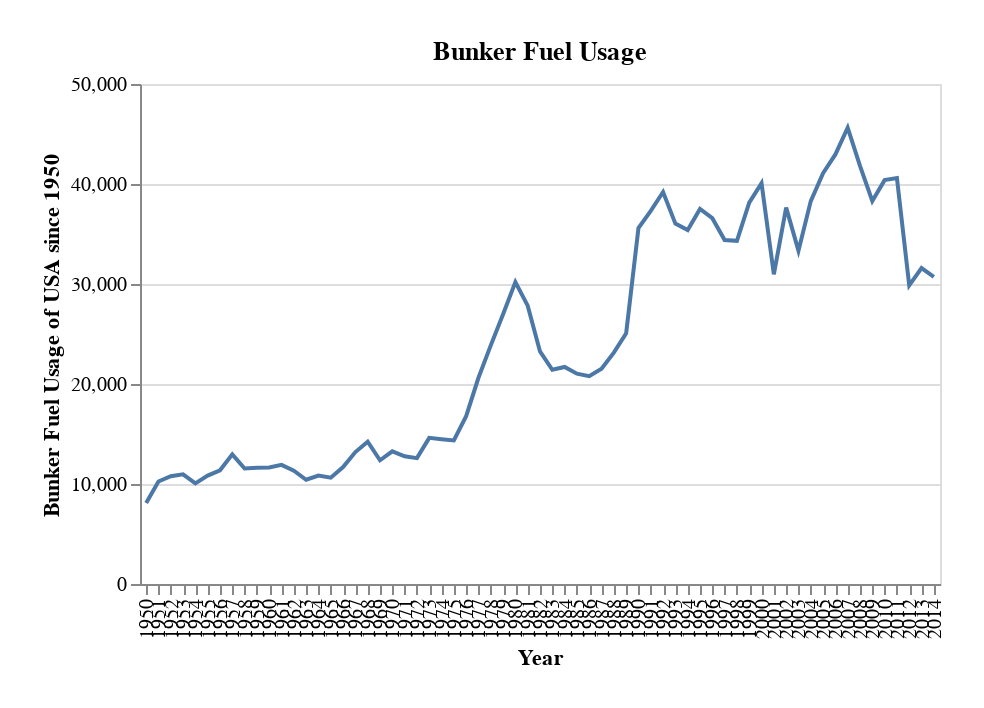

Notebook code for this chart:
### Code cell
getSingleSeriesGraph(df_2b, 'Bunker fuels (Not in Total):Q', 'Bunker Fuel Usage of USA since 1950', 'Bunker Fuel Usage')

### Figure 1 — Vega-Lite specification as saved in the notebook (floating-point values rounded to 4 significant figures)
{"config": {"view": {"continuousWidth": 400, "continuousHeight": 300}, "padding": {"left": 20, "top": 20, "right": 20, "bottom": 20}}, "data": {"name": "data-16c8ad985a26dba05265c5da9332a15b"}, "mark": "line", "encoding": {"x": {"type": "ordinal", "axis": {"title": "Year"}, "field": "Year"}, "y": {"type": "quantitative", "axis": {"title": "Bunker Fuel Usage of USA since 1950"}, "field": "Bunker fuels (Not in Total)"}}, "height": 250, "title": "Bunker Fuel Usage", "width": 400, "$schema": "https://vega.github.io/schema/vega-lite/v4.8.1.json", "datasets": {"data-16c8ad985a26dba05265c5da9332a15b": [{"Year": "1950", "Total": "692124", "Solid Fuel": "343131", "Liquid Fuel": "244760", "Gas Fuel": "87123", "Cement": "5341", "Gas Flaring": "11769", "Per Capita": "4.32", "Bunker fuels (Not in Total)": "8100"}, {"Year": "1951", "Total": "712983", "Solid Fuel": "330676", "Liquid Fuel": "262189", "Gas Fuel": "102677", "Cement": "5786", "Gas Flaring": "11654", "Per Capita": "4.39", "Bunker fuels (Not in Total)": "10253"}, {"Year": "1952", "Total": "694618", "Solid Fuel": "293170", "Liquid Fuel": "273190", "Gas Fuel": "109931", "Cement": "5860", "Gas Flaring": "12468", "Per Capita": "4.21", "Bunker fuels (Not in Total)": "10784"}, {"Year": "1953", "Total": "711175", "Solid Fuel": "290927", "Liquid Fuel": "286594", "Gas Fuel": "115541", "Cement": "6209", "Gas Flaring": "11905", "Per Capita": "4.24", "Bunker fuels (Not in Total)": "10973"}, {"Year": "1954", "Total": "677689", "Solid Fuel": "249303", "Liquid Fuel": "290178", "Gas Fuel": "121179", "Cement": "6398", "Gas Flaring": "10631", "Per Capita": "3.97", "Bunker fuels (Not in Total)": "10060"}, {"Year": "1955", "Total": "742828", "Solid Fuel": "280082", "Liquid Fuel": "313292", "Gas Fuel": "130784", "Cement": "7304", "Gas Flaring": "11366", "Per Capita": "4.28", "Bunker fuels (Not in Total)": "10842"}, {"Year": "1956", "Total": "778631", "Solid Fuel": "291582", "Liquid Fuel": "328544", "Gas Fuel": "138070", "Cement": "7735", "Gas Flaring": "12699", "Per Capita": "4.41", "Bunker fuels (Not in Total)": "11367"}, {"Year": "1957", "Total": "772001", "Solid Fuel": "279498", "Liquid Fuel": "325781", "Gas Fuel": "147556", "Cement": "7278", "Gas Flaring": "11888", "Per Capita": "4.3", "Bunker fuels (Not in Total)": "12961"}, {"Year": "1958", "Total": "748069", "Solid Fuel": "242452", "Liquid Fuel": "332982", "Gas Fuel": "155759", "Cement": "7570", "Gas Flaring": "9306", "Per Capita": "4.09", "Bunker fuels (Not in Total)": "11546"}, {"Year": "1959", "Total": "770642", "Solid Fuel": "248629", "Liquid Fuel": "343465", "Gas Fuel": "161902", "Cement": "8251", "Gas Flaring": "8394", "Per Capita": "4.15", "Bunker fuels (Not in Total)": "11623"}, {"Year": "1960", "Total": "788300", "Solid Fuel": "250536", "Liquid Fuel": "349790", "Gas Fuel": "171950", "Cement": "7750", "Gas Flaring": "8274", "Per Capita": "4.18", "Bunker fuels (Not in Total)": "11648"}, {"Year": "1961", "Total": "785521", "Solid Fuel": "242206", "Liquid Fuel": "354071", "Gas Fuel": "173694", "Cement": "7854", "Gas Flaring": "7696", "Per Capita": "4.1", "Bunker fuels (Not in Total)": "11918"}, {"Year": "1962", "Total": "814619", "Solid Fuel": "251315", "Liquid Fuel": "364287", "Gas Fuel": "184598", "Cement": "8163", "Gas Flaring": "6256", "Per Capita": "4.19", "Bunker fuels (Not in Total)": "11335"}, {"Year": "1963", "Total": "850622", "Solid Fuel": "269380", "Liquid Fuel": "370976", "Gas Fuel": "196085", "Cement": "8545", "Gas Flaring": "5636", "Per Capita": "4.31", "Bunker fuels (Not in Total)": "10425"}, {"Year": "1964", "Total": "887918", "Solid Fuel": "286347", "Liquid Fuel": "380436", "Gas Fuel": "207170", "Cement": "8939", "Gas Flaring": "5025", "Per Capita": "4.44", "Bunker fuels (Not in Total)": "10848"}, {"Year": "1965", "Total": "924713", "Solid Fuel": "297658", "Liquid Fuel": "399752", "Gas Fuel": "213593", "Cement": "9019", "Gas Flaring": "4691", "Per Capita": "4.57", "Bunker fuels (Not in Total)": "10627"}, {"Year": "1966", "Total": "971333", "Solid Fuel": "309148", "Liquid Fuel": "417484", "Gas Fuel": "229860", "Cement": "9319", "Gas Flaring": "5522", "Per Capita": "4.75", "Bunker fuels (Not in Total)": "11697"}, {"Year": "1967", "Total": "1007829", "Solid Fuel": "317426", "Liquid Fuel": "433732", "Gas Fuel": "240525", "Cement": "8945", "Gas Flaring": "7201", "Per Capita": "4.88", "Bunker fuels (Not in Total)": "13196"}, {"Year": "1968", "Total": "1044820", "Solid Fuel": "311027", "Liquid Fuel": "461087", "Gas Fuel": "255557", "Cement": "9557", "Gas Flaring": "7592", "Per Capita": "5.01", "Bunker fuels (Not in Total)": "14224"}, {"Year": "1969", "Total": "1097559", "Solid Fuel": "316048", "Liquid Fuel": "486252", "Gas Fuel": "277861", "Cement": "9670", "Gas Flaring": "7728", "Per Capita": "5.22", "Bunker fuels (Not in Total)": "12374"}, {"Year": "1970", "Total": "1180503", "Solid Fuel": "318802", "Liquid Fuel": "556245", "Gas Fuel": "289086", "Cement": "9206", "Gas Flaring": "7164", "Per Capita": "5.56", "Bunker fuels (Not in Total)": "13270"}, {"Year": "1971", "Total": "1188102", "Solid Fuel": "302240", "Liquid Fuel": "572409", "Gas Fuel": "299380", "Cement": "9909", "Gas Flaring": "4165", "Per Capita": "5.54", "Bunker fuels (Not in Total)": "12774"}, {"Year": "1972", "Total": "1244874", "Solid Fuel": "306998", "Liquid Fuel": "619316", "Gas Fuel": "304496", "Cement": "10432", "Gas Flaring": "3632", "Per Capita": "5.76", "Bunker fuels (Not in Total)": "12584"}, {"Year": "1973", "Total": "1300844", "Solid Fuel": "330391", "Liquid Fuel": "654881", "Gas Fuel": "301168", "Cement": "10805", "Gas Flaring": "3599", "Per Capita": "5.96", "Bunker fuels (Not in Total)": "14614"}, {"Year": "1974", "Total": "1254019", "Solid Fuel": "326496", "Liquid Fuel": "627704", "Gas Fuel": "287164", "Cement": "10226", "Gas Flaring": "2429", "Per Capita": "5.69", "Bunker fuels (Not in Total)": "14475"}, {"Year": "1975", "Total": "1201617", "Solid Fuel": "314200", "Liquid Fuel": "609917", "Gas Fuel": "266957", "Cement": "8602", "Gas Flaring": "1941", "Per Capita": "5.41", "Bunker fuels (Not in Total)": "14355"}, {"Year": "1976", "Total": "1258004", "Solid Fuel": "347823", "Liquid Fuel": "627574", "Gas Fuel": "271413", "Cement": "9191", "Gas Flaring": "2003", "Per Capita": "5.61", "Bunker fuels (Not in Total)": "16780"}, {"Year": "1977", "Total": "1293235", "Solid Fuel": "351898", "Liquid Fuel": "666681", "Gas Fuel": "262797", "Cement": "9877", "Gas Flaring": "1982", "Per Capita": "5.71", "Bunker fuels (Not in Total)": "20623"}, {"Year": "1978", "Total": "1333750", "Solid Fuel": "373171", "Liquid Fuel": "680284", "Gas Fuel": "267531", "Cement": "10546", "Gas Flaring": "2217", "Per Capita": "5.83", "Bunker fuels (Not in Total)": "23859"}, {"Year": "1979", "Total": "1336732", "Solid Fuel": "386122", "Liquid Fuel": "660568", "Gas Fuel": "277023", "Cement": "10599", "Gas Flaring": "2420", "Per Capita": "5.79", "Bunker fuels (Not in Total)": "26979"}, {"Year": "1980", "Total": "1288031", "Solid Fuel": "398480", "Liquid Fuel": "604997", "Gas Fuel": "273264", "Cement": "9464", "Gas Flaring": "1826", "Per Capita": "5.52", "Bunker fuels (Not in Total)": "30191"}, {"Year": "1981", "Total": "1236924", "Solid Fuel": "406232", "Liquid Fuel": "555550", "Gas Fuel": "264716", "Cement": "8998", "Gas Flaring": "1428", "Per Capita": "5.25", "Bunker fuels (Not in Total)": "27835"}, {"Year": "1982", "Total": "1174461", "Solid Fuel": "392268", "Liquid Fuel": "526507", "Gas Fuel": "246386", "Cement": "7938", "Gas Flaring": "1362", "Per Capita": "4.94", "Bunker fuels (Not in Total)": "23252"}, {"Year": "1983", "Total": "1184041", "Solid Fuel": "413986", "Liquid Fuel": "525822", "Gas Fuel": "234041", "Cement": "8803", "Gas Flaring": "1389", "Per Capita": "4.93", "Bunker fuels (Not in Total)": "21424"}, {"Year": "1984", "Total": "1220396", "Solid Fuel": "432885", "Liquid Fuel": "534345", "Gas Fuel": "241877", "Cement": "9710", "Gas Flaring": "1580", "Per Capita": "5.03", "Bunker fuels (Not in Total)": "21704"}, {"Year": "1985", "Total": "1225131", "Solid Fuel": "443963", "Liquid Fuel": "535338", "Gas Fuel": "234710", "Cement": "9729", "Gas Flaring": "1392", "Per Capita": "5.01", "Bunker fuels (Not in Total)": "21032"}, {"Year": "1986", "Total": "1225924", "Solid Fuel": "433532", "Liquid Fuel": "558180", "Gas Fuel": "222922", "Cement": "9860", "Gas Flaring": "1431", "Per Capita": "4.96", "Bunker fuels (Not in Total)": "20779"}, {"Year": "1987", "Total": "1278531", "Solid Fuel": "458737", "Liquid Fuel": "572098", "Gas Fuel": "236077", "Cement": "9809", "Gas Flaring": "1810", "Per Capita": "5.12", "Bunker fuels (Not in Total)": "21517"}, {"Year": "1988", "Total": "1334204", "Solid Fuel": "480051", "Liquid Fuel": "594950", "Gas Fuel": "247462", "Cement": "9655", "Gas Flaring": "2086", "Per Capita": "5.29", "Bunker fuels (Not in Total)": "23133"}, {"Year": "1989", "Total": "1351263", "Solid Fuel": "490381", "Liquid Fuel": "592998", "Gas Fuel": "256119", "Cement": "9692", "Gas Flaring": "2073", "Per Capita": "5.31", "Bunker fuels (Not in Total)": "25070"}, {"Year": "1990", "Total": "1315354", "Solid Fuel": "485909", "Liquid Fuel": "543736", "Gas Fuel": "273788", "Cement": "9710", "Gas Flaring": "2211", "Per Capita": "5.12", "Bunker fuels (Not in Total)": "35600"}, {"Year": "1991", "Total": "1314657", "Solid Fuel": "481567", "Liquid Fuel": "534850", "Gas Fuel": "286432", "Cement": "9311", "Gas Flaring": "2498", "Per Capita": "5.06", "Bunker fuels (Not in Total)": "37321"}, {"Year": "1992", "Total": "1338842", "Solid Fuel": "487569", "Liquid Fuel": "547108", "Gas Fuel": "292063", "Cement": "9640", "Gas Flaring": "2462", "Per Capita": "5.11", "Bunker fuels (Not in Total)": "39201"}, {"Year": "1993", "Total": "1371332", "Solid Fuel": "499183", "Liquid Fuel": "558273", "Gas Fuel": "300327", "Cement": "10216", "Gas Flaring": "3333", "Per Capita": "5.18", "Bunker fuels (Not in Total)": "36039"}, {"Year": "1994", "Total": "1389243", "Solid Fuel": "502433", "Liquid Fuel": "566208", "Gas Fuel": "306454", "Cement": "10792", "Gas Flaring": "3356", "Per Capita": "5.19", "Bunker fuels (Not in Total)": "35397"}, {"Year": "1995", "Total": "1399760", "Solid Fuel": "501826", "Liquid Fuel": "566173", "Gas Fuel": "316938", "Cement": "10652", "Gas Flaring": "4171", "Per Capita": "5.18", "Bunker fuels (Not in Total)": "37502"}, {"Year": "1996", "Total": "1432264", "Solid Fuel": "520930", "Liquid Fuel": "582071", "Gas Fuel": "314272", "Cement": "10991", "Gas Flaring": "4000", "Per Capita": "5.24", "Bunker fuels (Not in Total)": "36585"}, {"Year": "1997", "Total": "1464062", "Solid Fuel": "535352", "Liquid Fuel": "596852", "Gas Fuel": "316631", "Cement": "11459", "Gas Flaring": "3768", "Per Capita": "5.29", "Bunker fuels (Not in Total)": "34392"}, {"Year": "1998", "Total": "1472869", "Solid Fuel": "538390", "Liquid Fuel": "609824", "Gas Fuel": "311509", "Cement": "11631", "Gas Flaring": "1514", "Per Capita": "5.26", "Bunker fuels (Not in Total)": "34316"}, {"Year": "1999", "Total": "1501137", "Solid Fuel": "541784", "Liquid Fuel": "618335", "Gas Fuel": "327459", "Cement": "11938", "Gas Flaring": "1621", "Per Capita": "5.3", "Bunker fuels (Not in Total)": "38142"}, {"Year": "2000", "Total": "1552682", "Solid Fuel": "564757", "Liquid Fuel": "632129", "Gas Fuel": "342282", "Cement": "12173", "Gas Flaring": "1341", "Per Capita": "5.42", "Bunker fuels (Not in Total)": "40072"}, {"Year": "2001", "Total": "1525987", "Solid Fuel": "555810", "Liquid Fuel": "634801", "Gas Fuel": "321651", "Cement": "12301", "Gas Flaring": "1425", "Per Capita": "5.27", "Bunker fuels (Not in Total)": "30972"}, {"Year": "2002", "Total": "1538399", "Solid Fuel": "561866", "Liquid Fuel": "628411", "Gas Fuel": "334252", "Cement": "12412", "Gas Flaring": "1458", "Per Capita": "5.26", "Bunker fuels (Not in Total)": "37633"}, {"Year": "2003", "Total": "1547778", "Solid Fuel": "560926", "Liquid Fuel": "648067", "Gas Fuel": "324514", "Cement": "12829", "Gas Flaring": "1442", "Per Capita": "5.24", "Bunker fuels (Not in Total)": "33335"}, {"Year": "2004", "Total": "1569696", "Solid Fuel": "573935", "Liquid Fuel": "662168", "Gas Fuel": "318710", "Cement": "13466", "Gas Flaring": "1417", "Per Capita": "5.26", "Bunker fuels (Not in Total)": "38293"}, {"Year": "2005", "Total": "1578873", "Solid Fuel": "579104", "Liquid Fuel": "667143", "Gas Fuel": "317152", "Cement": "13723", "Gas Flaring": "1751", "Per Capita": "5.25", "Bunker fuels (Not in Total)": "41091"}, {"Year": "2006", "Total": "1553664", "Solid Fuel": "571099", "Liquid Fuel": "653101", "Gas Fuel": "313999", "Cement": "13561", "Gas Flaring": "1903", "Per Capita": "5.12", "Bunker fuels (Not in Total)": "42954"}, {"Year": "2007", "Total": "1578683", "Solid Fuel": "575692", "Liquid Fuel": "648278", "Gas Fuel": "339433", "Cement": "13172", "Gas Flaring": "2109", "Per Capita": "5.13", "Bunker fuels (Not in Total)": "45630"}, {"Year": "2008", "Total": "1530982", "Solid Fuel": "566810", "Liquid Fuel": "611445", "Gas Fuel": "338359", "Cement": "11915", "Gas Flaring": "2453", "Per Capita": "4.93", "Bunker fuels (Not in Total)": "41815"}, {"Year": "2009", "Total": "1435371", "Solid Fuel": "502323", "Liquid Fuel": "586926", "Gas Fuel": "334871", "Cement": "8819", "Gas Flaring": "2431", "Per Capita": "4.61", "Bunker fuels (Not in Total)": "38301"}, {"Year": "2010", "Total": "1471375", "Solid Fuel": "521330", "Liquid Fuel": "590751", "Gas Fuel": "347716", "Cement": "9139", "Gas Flaring": "2439", "Per Capita": "4.69", "Bunker fuels (Not in Total)": "40388"}, {"Year": "2011", "Total": "1442509", "Solid Fuel": "498720", "Liquid Fuel": "575746", "Gas Fuel": "355630", "Cement": "9335", "Gas Flaring": "3079", "Per Capita": "4.56", "Bunker fuels (Not in Total)": "40600"}, {"Year": "2012", "Total": "1396083", "Solid Fuel": "443904", "Liquid Fuel": "566582", "Gas Fuel": "372277", "Cement": "10191", "Gas Flaring": "3129", "Per Capita": "4.38", "Bunker fuels (Not in Total)": "29859"}, {"Year": "2013", "Total": "1406916", "Solid Fuel": "450641", "Liquid Fuel": "562260", "Gas Fuel": "379659", "Cement": "10528", "Gas Flaring": "3828", "Per Capita": "4.38", "Bunker fuels (Not in Total)": "31592"}, {"Year": "2014", "Total": "1432855", "Solid Fuel": "450047", "Liquid Fuel": "576531", "Gas Fuel": "390719", "Cement": "11314", "Gas Flaring": "4244", "Per Capita": "4.43", "Bunker fuels (Not in Total)": "30722"}]}}
